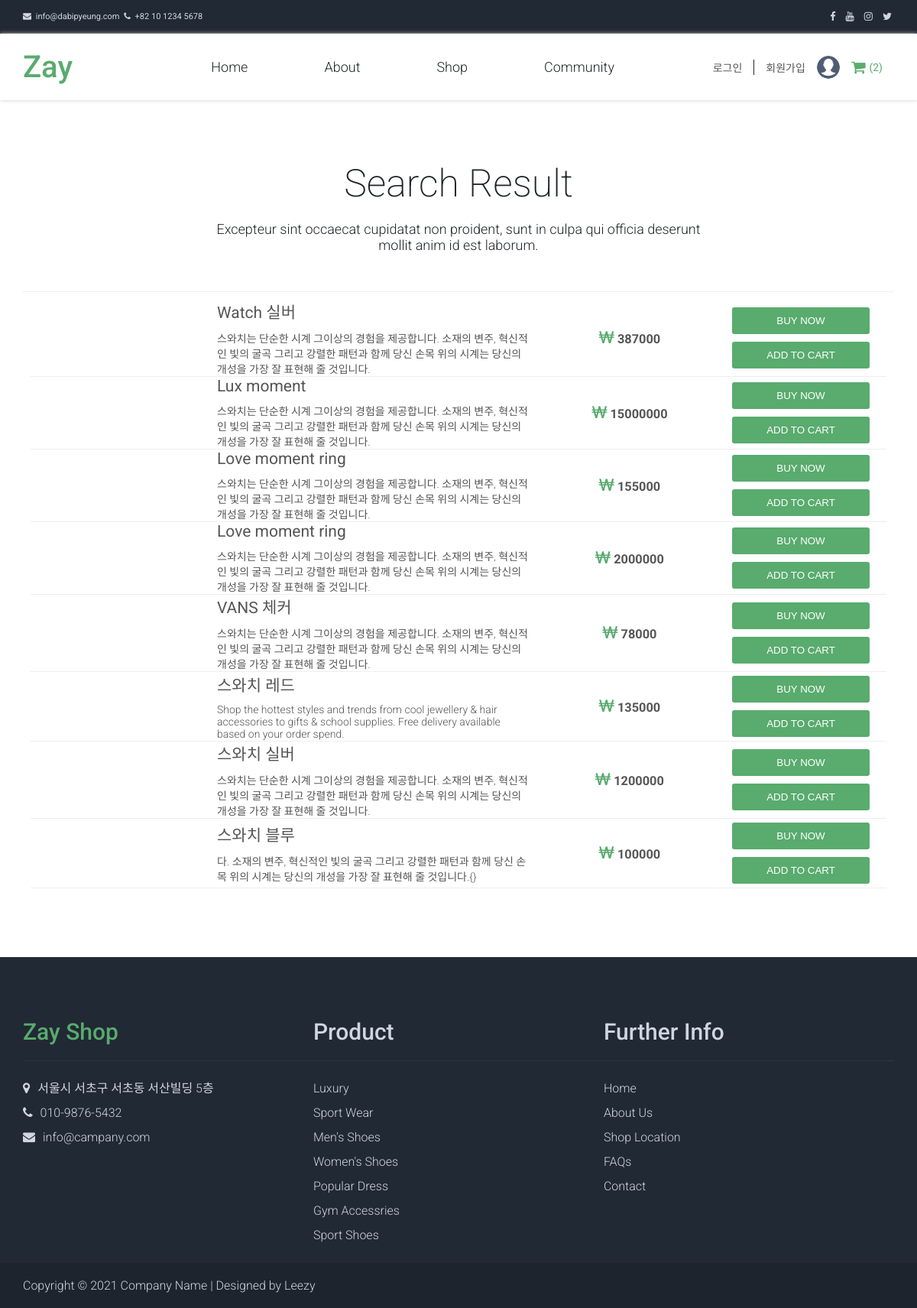
The app's page /pages/menu_page/shop_search_result.php with its own data.
### tables this page shows
CREATE TABLE `zay_pro` (
  `ZAY_pro_idx` int(11) NOT NULL COMMENT '상품공유번호',
  `ZAY_pro_like` int(11) NOT NULL COMMENT '좋아요 갯수',
  `ZAY_pro_cate` varchar(20) NOT NULL COMMENT '상품분류',
  `ZAY_pro_name` varchar(30) NOT NULL COMMENT '상품이름',
  `ZAY_pro_pri` int(11) NOT NULL COMMENT '상품가격',
  `ZAY_pro_bran` varchar(30) NOT NULL COMMENT '상품브랜드명',
  `ZAY_pro_desc` text NOT NULL COMMENT '상품설명',
  `ZAY_pro_color` varchar(30) NOT NULL COMMENT '상품색상',
  `ZAY_pro_img_01` varchar(50) NOT NULL COMMENT '상품사진1',
  `ZAY_pro_img_02` varchar(50) NOT NULL COMMENT '상품사진2',
  `ZAY_pro_reg` varchar(30) NOT NULL COMMENT '상품 등록일'
);

### pages/menu_page/shop_search_result.php (the view, shortened to what this page needs)
<!DOCTYPE html>
<html lang="en">
<head>
  <link rel="stylesheet" href="https://cdnjs.cloudflare.com/ajax/libs/font-awesome/4.7.0/css/font-awesome.css" />
  <link rel="stylesheet" href="/zay/css/reset.css">
  <link rel="stylesheet" href="/zay/css/style.css">
  <link rel="stylesheet" href="/zay/css/media.css">
</head>
<body>
  <?php include $_SERVER["DOCUMENT_ROOT"]."/zay/include/header.php"; ?>
  <section class="pro_search">
    <div class="center">
      <div class="tit_box">
        <h2>Search Result</h2>
        <p>Excepteur sint occaecat cupidatat non proident, sunt in culpa qui officia deserunt<br> mollit anim id est
          laborum.</p>
      </div>
      <div class="search_lists">
        <?php
          $pro_search = $_GET['pro_search'];
          $sql = "SELECT * FROM zay_pro WHERE ZAY_pro_name LIKE '%$pro_search%' ORDER BY ZAY_pro_idx DESC";
          $result = mysqli_query($dbConn, $sql);
          $result_num = mysqli_num_rows($result);
          if(!$result_num){
            echo '<div class="search_item" style="padding:10px 20px; justify-content:center">
                  검색 결과가 없습니다.
                  </div>';
          } else {
            while($result_row = mysqli_fetch_array($result)){
              $result_name = $result_row['ZAY_pro_name'];
              $result_desc = $result_row['ZAY_pro_desc'];
              $result_pri = $result_row['ZAY_pro_pri'];
        ?>
        <div class="search_item">
          <span class="search_img">
          </span>
          <span class="search_txt">
            <h2><?=$result_name?></h2>
            <p><?=$result_desc?></p>
          </span>
          <span class="search_pri">
            <h3><i class="fa fa-krw"></i> <?=$result_pri?></h3>
          </span>
          <span class="search_btns">
            <button>BUY NOW</button>
            <button>ADD TO CART</button>
          </span>
        </div>
        <?php } } ?>
      </div>
    </div>
  </section>
  <?php include $_SERVER["DOCUMENT_ROOT"]."/zay/include/footer.php"; ?>
</body>
</html>

### include/header.php (shortened to what this page needs)
<?php
  if(isset($_SESSION['userid'])){
    $userid = $_SESSION['userid'];
  } else {
    $userid = "";
  }
?>
<div class="top_bar">
  <div class="center">
    <div class="contact_info">
      <a href="#">
        <i class="fa fa-envelope"></i>
        <em>info@dabipyeung.com</em>
      </a>
      <a href="#">
        <i class="fa fa-phone"></i>
        <em>+82 10 1234 5678</em>
      </a>
    </div>
    <div class="sns_info">
      <ul>
        <li><a href="#"><i class="fa fa-facebook"></i></a></li>
        <li><a href="#"><i class="fa fa-youtube"></i></a></li>
        <li><a href="#"><i class="fa fa-instagram"></i></a></li>
        <li><a href="#"><i class="fa fa-twitter"></i></a></li>
      </ul>
    </div>
  </div>
</div>
<header>
  <div class="center">
    <h2 class="logo"><a href="/zay/index.php">Zay</a></h2>
    <div class="menu_items">
      <ul class="gnb">
        <li><a href="/zay/index.php">Home</a></li>
        <li><a href="/zay/pages/admin/product_insert_form.php">About</a></li>
        <li><a href="/zay/pages/menu_page/shop.php?key=all">Shop</a></li>
        <li><a href="/zay/pages/menu_page/community_form.php">Community</a></li>
      </ul>
      <div class="login_info">
        <?php if(!$userid){ ?>
        <a href="/zay/pages/join/login_form.php">로그인</a>
        <a href="/zay/pages/join/join_form.php">회원가입</a>
        <a href="#"><img src="/zay/img/default-user.png" alt=""></a>
        <?php } ?>
        <a href="/zay/pages/menu_page/cart_list.php" class="cart_btn">
          <i class="fa fa-shopping-cart"></i>
          <b>(2)</b>
        </a>
      </div>
    </div>
  </div>
</header>

### include/footer.php
<footer>
  <div class="center">
    <div class="sub_menus">
      <div class="shop">
        <h3>Zay Shop</h3>
        <ul>
          <li><a href="#"><i class="fa fa-map-marker"></i>서울시 서초구 서초동 서산빌딩 5층</a></li>
          <li><a href="#"><i class="fa fa-phone"></i>010-9876-5432</a></li>
          <li><a href="#"><i class="fa fa-envelope"></i>info@campany.com</a></li>
        </ul>
      </div>
      <div class="product">
        <h3>Product</h3>
        <ul>
          <li><a href="#">Luxury</a></li>
          <li><a href="#">Sport Wear</a></li>
          <li><a href="#">Men's Shoes</a></li>
          <li><a href="#">Women's Shoes</a></li>
          <li><a href="#">Popular Dress</a></li>
          <li><a href="#">Gym Accessries</a></li>
          <li><a href="#">Sport Shoes</a></li>
        </ul>
      </div>
      <div class="further">
        <h3>Further Info</h3>
        <ul>
          <li><a href="#">Home</a></li>
          <li><a href="#">About Us</a></li>
          <li><a href="#">Shop Location</a></li>
          <li><a href="#">FAQs</a></li>
          <li><a href="#">Contact</a></li>
        </ul>
      </div>
    </div>
  </div>
  <div class="company_info">
    <div class="center">
      <p>Copyright &copy; 2021 Company Name | Designed by Leezy</p>
    </div>
</footer>

### css/style.css (style rules this page uses)
.top_bar { background:#212934;padding:15px 0; font-size:11px; }
.top_bar .center { display:flex; justify-content: space-between; }
.top_bar a { color:#cfd6e1; font-size:11px; }
.top_bar a, .top_bar a i { margin-right:3px; }
.top_bar em { font-style:normal; }
.top_bar ul { display:flex; }
.top_bar ul i { font-size:13px; margin:0 0 0 10px; }
header { box-shadow:0 0 5px #ccc; padding:20px 0; transition:all 0.4s; }
header .center { display:flex; justify-content: space-between; align-items: center; }
header .logo a { color:#59ab6e; font-size:40px; font-weight:500; transition:all 0.4s; }
header .gnb { display:flex; font-size:18px; font-weight:300; transition:all 0.4s; width:70%; justify-content: center; }
header .gnb li { margin:0 50px; }
header .gnb a { color:#212529; }
header .menu_items { display:flex; align-items: center; justify-content: space-between; width:85%; }
header .login_info { display:flex; align-items: center; width:30%; justify-content: flex-end; }
header .login_info a { padding:0 15px; color:#555555; font-weight:400; }
header .login_info a:nth-child(2) { border-left:1px solid #212529; }
header .login_info a:nth-child(3) { padding-right:0; width:30px; height:30px; overflow:hidden; border-radius: 50%; padding-left:0; }
header .login_info img { width:100%; }
header .cart_btn { display: flex; align-items: center; }
header .cart_btn i { font-size: 20px; color: #59ab6e; }
header .cart_btn b { font-size: 14px; color: #59ab6e; padding-left: 5px; }
footer { width:100%; height:auto; background:#212934; color:#cfd6e1; padding:80px 0 0 0; }
footer .sub_menus { display:flex; }
footer .sub_menus>div { width:33.33%; }
footer ul { padding:20px 0; }
footer a { color:#cfd6e1; font-size:16px; font-weight:300; line-height:2em; }
footer a i { margin-right:10px; }
footer h3 { font-size:30px; font-weight:500; color:#cfd6e1; padding:0 0 20px 0; border-bottom:1px solid #2d343f; }
footer>.center div.shop h3 { color:#59ab6e; }
footer .company_info { background:#1d242d; }
footer .company_info p { font-size:16px; font-weight:300; padding:20px 0; }
.pro_search .tit_box { border-bottom:1px solid #eee; }
.pro_search .search_lists { padding:10px; }
.pro_search .search_item { display:flex; border-bottom:1px solid #eee; }
.pro_search span { width:20%; display:flex; align-items: center; justify-content: center; }
.pro_search span.search_img { padding:10px; }
.pro_search span.search_txt { width:40%; flex-direction: column; justify-content: center; align-items: flex-start; padding:0 20px }
.pro_search span.search_txt h2 { font-weight:400; color:#555; }
.pro_search span.search_txt p { font-weight:300; color:#555; margin-top:10px; }
.pro_search span.search_pri h3 { color:#555; }
.pro_search span.search_pri i { font-size:20px; color:#59ab6e; }
.pro_search span.search_btns { flex-direction: column; justify-content: center; align-items: center; }
.pro_search span.search_btns button { width:80%; margin:5px 0; background:#59ab6e; color:#fff; border-radius:3px; }

### records on screen
zay_pro: ZAY_pro_name "Watch 실버", ZAY_pro_desc "스와치는 단순한 시계 그이상의 경험을 제공합니다. 소재의 변주, 혁신적인 빛의 굴곡 그리고 강렬한 패턴과 함께 당신 손목 위의 시계는 당신의 개성을 가장 잘 표현해 줄 것입니다.", ZAY_pro_pri "387000"
zay_pro: ZAY_pro_name "Lux moment", ZAY_pro_desc "스와치는 단순한 시계 그이상의 경험을 제공합니다. 소재의 변주, 혁신적인 빛의 굴곡 그리고 강렬한 패턴과 함께 당신 손목 위의 시계는 당신의 개성을 가장 잘 표현해 줄 것입니다.", ZAY_pro_pri "15000000"
zay_pro: ZAY_pro_name "Love moment ring", ZAY_pro_desc "스와치는 단순한 시계 그이상의 경험을 제공합니다. 소재의 변주, 혁신적인 빛의 굴곡 그리고 강렬한 패턴과 함께 당신 손목 위의 시계는 당신의 개성을 가장 잘 표현해 줄 것입니다.", ZAY_pro_pri "155000"
zay_pro: ZAY_pro_name "Love moment ring", ZAY_pro_desc "스와치는 단순한 시계 그이상의 경험을 제공합니다. 소재의 변주, 혁신적인 빛의 굴곡 그리고 강렬한 패턴과 함께 당신 손목 위의 시계는 당신의 개성을 가장 잘 표현해 줄 것입니다.", ZAY_pro_pri "2000000"
zay_pro: ZAY_pro_name "VANS 체커", ZAY_pro_desc "스와치는 단순한 시계 그이상의 경험을 제공합니다. 소재의 변주, 혁신적인 빛의 굴곡 그리고 강렬한 패턴과 함께 당신 손목 위의 시계는 당신의 개성을 가장 잘 표현해 줄 것입니다.", ZAY_pro_pri "78000"
zay_pro: ZAY_pro_name "스와치 레드", ZAY_pro_desc "Shop the hottest styles and trends from cool jewellery & hair accessories to gifts & school supplies. Free delivery available based on your order spend.", ZAY_pro_pri "135000"
zay_pro: ZAY_pro_name "스와치 실버", ZAY_pro_desc "스와치는 단순한 시계 그이상의 경험을 제공합니다. 소재의 변주, 혁신적인 빛의 굴곡 그리고 강렬한 패턴과 함께 당신 손목 위의 시계는 당신의 개성을 가장 잘 표현해 줄 것입니다.", ZAY_pro_pri "1200000"
zay_pro: ZAY_pro_name "스와치 블루", ZAY_pro_desc "다. 소재의 변주, 혁신적인 빛의 굴곡 그리고 강렬한 패턴과 함께 당신 손목 위의 시계는 당신의 개성을 가장 잘 표현해 줄 것입니다.{}", ZAY_pro_pri "100000"
